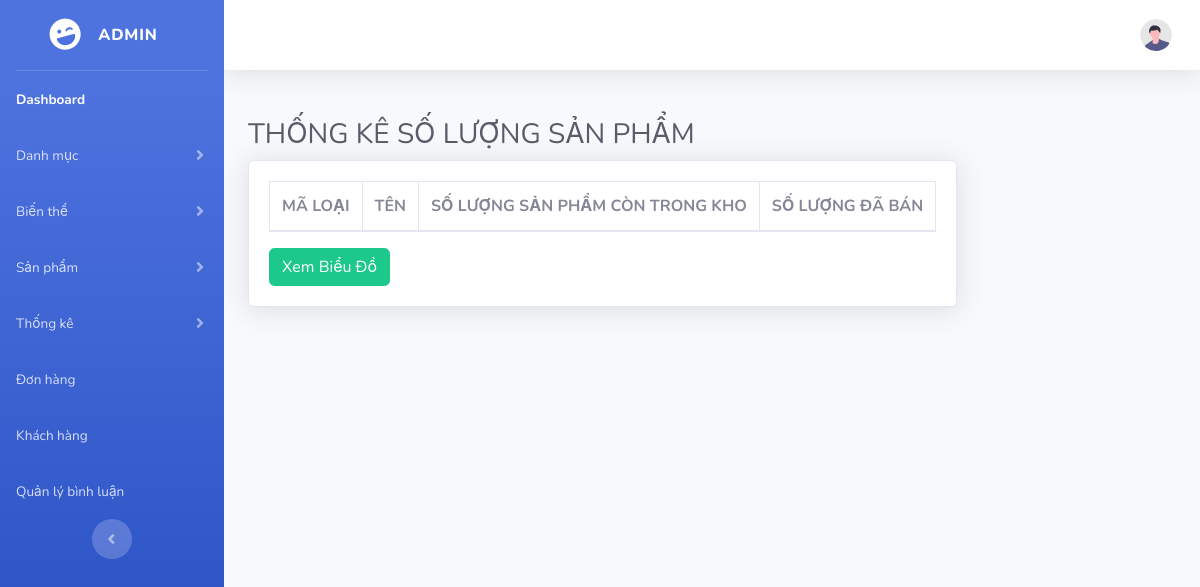
Before: /Du_An_1/admin/index.php?act=listthongkesl with the older database file.
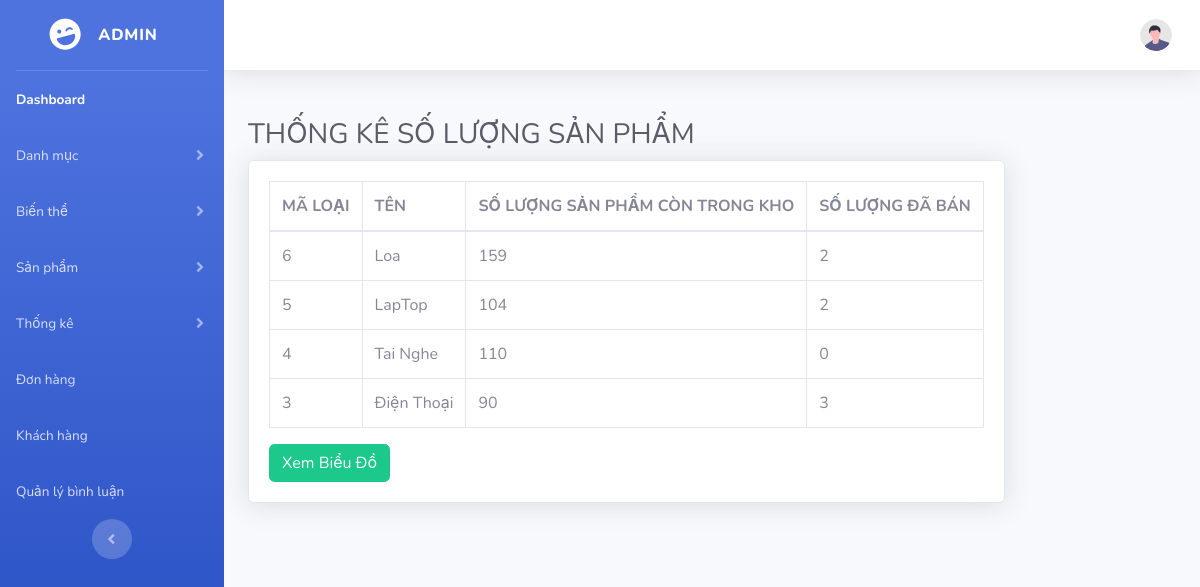
After: the same page with the newer database file.
### tables this page shows
CREATE TABLE `categories` (
  `id_category` int NOT NULL COMMENT 'Mã loại hàng',
  `name_cat` varchar(255) NOT NULL COMMENT 'Tên của loại hàng',
  `created_at` datetime DEFAULT CURRENT_TIMESTAMP COMMENT 'Ngày tạo ',
  `updated_at` datetime DEFAULT CURRENT_TIMESTAMP COMMENT 'Ngày cập nhật'
);

### Du_An_1/admin/controller/thongkecontroller.php (called while the page is built, shortened)
<?php
class thongkeslController
{
    public $thongkeslModel;
    function __construct()
    {
        $this->thongkeslModel = new thongkeslModel();
    }
    function listThongkesl()
{
    $thongkesk = $this->thongkeslModel->thongkesl();
    require_once 'view/listthongkesl.php';
}
}
?>

### Du_An_1/admin/index.php (called while the page is built, shortened)
<?php
require_once __DIR__ . '/../commons/function.php';
require_once __DIR__ . '/controller/thongkecontroller.php';
require_once __DIR__ . '/model/thongkemodel.php';
$act = $_GET['act'] ?? '/';
$id_category = $_GET['id_category'] ?? null;
$id_variant = $_GET['id_variant'] ?? null;
$id_user = $_GET['id_user'] ?? null;
match ($act) {
    '/' => (new trang_chu())->trang_chu(),
    'listProduct' => (new productController())->listProduct(),
    'insertProduct' => (new productController())->insert(),
    'updateProduct' => (new productController())->update($_GET['id']),
    'deleteProduct' => (new productController())->delete($_GET['id']),
    'listProduct_variant' => (new productController())->listProduct_variant($_GET['id']),
    'updateProduct_variant' => (new productController())->updateProduct_variant($_GET['id_pro'], $_GET['id_var']),
    'deleteProduct_variant' => (new productController())->deleteProduct_variant($_GET['id_pro'], $_GET['id_var']),
    'listBill' => (new billController())->listBill(),
    'updateBill' => (new billController())->updateBill($_GET['id']),
    'addvariant' => (new variantController())->insert(),
    'listvariant' => (new variantController())->listvariant(),
    'updatevariant' => (new variantController())->update($id_variant),
    'deletevariant' => (new variantController())->delete($id_variant),
    'addcategories' => (new catagoriesController())->insert(),
    'listcategories' => (new catagoriesController())->listcategories(),
    'updatecategories' => (new catagoriesController())->update($id_category),
    'deletecategories' => (new catagoriesController())->delete($id_category),
    'listUser' => (new UserController())->listUsers(),
    'addUser' => (new UserController())->addUser(),
    'insertUser' => (new UserController())->insertUser(),
    'deleteUser' => (new UserController())->deleteUser($id_user),
    'listthongkesl' => (new thongkeslController())->listThongkesl(),
    'bieudosl' => (new thongkeslController())->bieudosl(),
    'bieudodt' => (new thongkedtController())->bieudodt(),
    'listthongkedt' => (new thongkedtController())->listThongkedt(),
    'listComments' => (new CommentController())->listComments(),
    'toggleCensorship' => (new CommentController())->toggleCensorship($_GET['id'], $_GET['status']),
    'deleteComment' => (new CommentController())->deleteComment($_GET['id']),
    default => throw new Exception("No matching action found for '$act'"),
};

### Du_An_1/commons/function.php (called while the page is built, shortened)
<?php
function connDBAss()
{
    $host = "mysql:host=localhost;dbname=pro1014;charset=utf8";
    $user = "root";
    $pass = "";
    try {
        $conn = new PDO($host, $user, $pass);
        $conn->setAttribute(PDO::ATTR_ERRMODE, PDO::ERRMODE_EXCEPTION);
        return $conn;
    } catch (PDOException $th) {
        echo $th->getMessage();
    }
}

### Du_An_1/admin/model/thongkemodel.php (called while the page is built)
<?php
class thongkeslModel
{
    public $conn;
    function __construct()
    {
        $this->conn = connDBAss();
    }
    function thongkesl()
    {
        $sql = "SELECT
    categories.id_category AS id_category,
    categories.name_cat AS name_cat,
    SUM(products.amount) AS total_quantity,
    IFNULL(SUM(detail_bills.quantity), 0) AS sold_quantity  -- Tổng số lượng đã bán của các sản phẩm trong danh mục
FROM
    products
LEFT JOIN
    categories
ON
    products.id_category = categories.id_category
LEFT JOIN
    detail_bills
ON
    products.id_product = detail_bills.id_product
GROUP BY
    categories.id_category,
    categories.name_cat
ORDER BY
    categories.id_category DESC;
";
        return $this->conn->query($sql)->fetchAll();
    }
}
?>

### Du_An_1/admin/view/listthongkesl.php (the view, shortened to what the changed rows need)
<?php
require_once 'layout/header.php';
?>
<div id="content-wrapper" class="d-flex flex-column">
    <div id="content">
        <div class="container-fluid">
            <div class="row">
<div class="row">
    <div class="container-fluid">
        <h1 class="h3 mb-2 text-gray-800">THỐNG KÊ SỐ LƯỢNG SẢN PHẨM</h1>
        <div class="card shadow mb-4">
            <div class="card-body">
                <div class="table-responsive">
                    <table class="table table-bordered" id="dataTable" width="100%" cellspacing="0">
                        <thead>
                            <tr>
                                <th>MÃ LOẠI</th>
                                <th>TÊN</th>
                                <th>SỐ LƯỢNG SẢN PHẨM CÒN TRONG KHO</th>
                                <th>SỐ LƯỢNG ĐÃ BÁN</th>
                            </tr>
                        </thead>
                        <tbody>
                        <?php
                        foreach ($thongkesk as $key => $value) {
                            ?>
                            <tr>
                                <td><?= $value['id_category'] ?></td>
                                <td><?= $value['name_cat'] ?></td>
                                <td><?= $value['total_quantity'] ?></td>
                                <td><?= $value['sold_quantity'] ?></td>
                            </tr>
                            <?php
                        }
                        ?>
                        </tbody>
                    </table>
                </div>
            </div>
        </div>
    </div>
</div>
            </div>
    </div>
    <?php
    require_once 'layout/footer.php';
    ?>

Changed rows visible on the page:
added categories: id_category "6", name_cat "Loa", total_quantity "159", sold_quantity "2"
added categories: id_category "5", name_cat "LapTop", total_quantity "104", sold_quantity "2"
added categories: id_category "4", name_cat "Tai Nghe", total_quantity "110", sold_quantity "0"
added categories: id_category "3", name_cat "Điện Thoại", total_quantity "90", sold_quantity "3"
